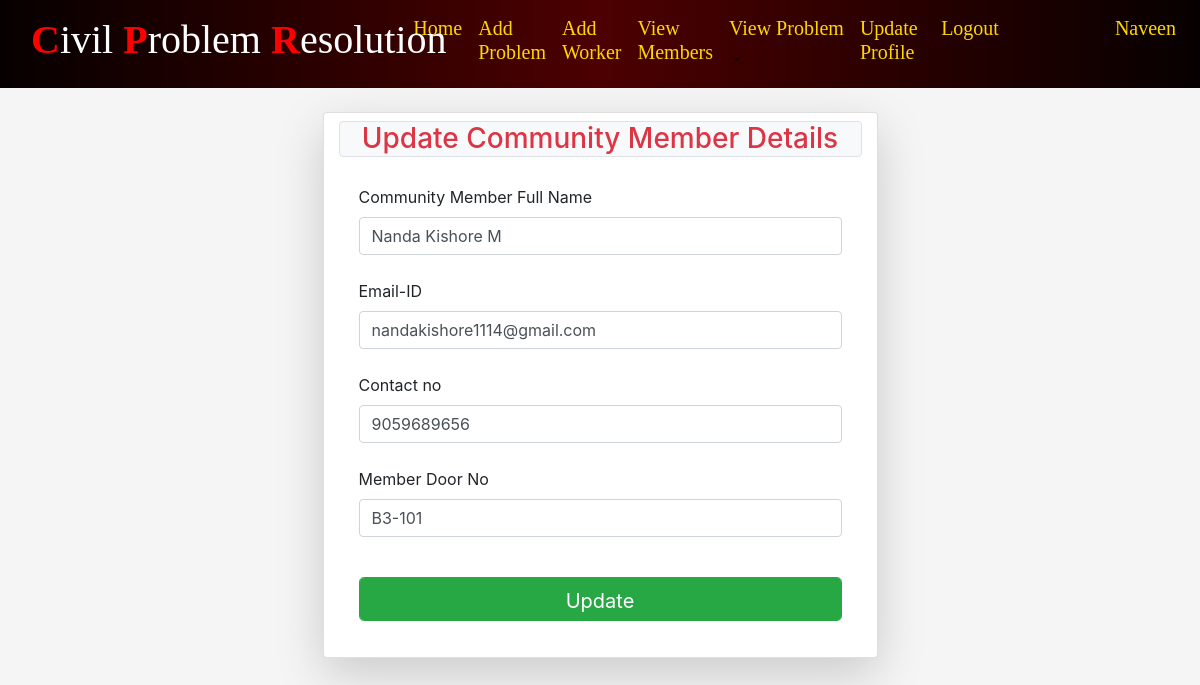
Page /cmupdate/16/ (signed in) on the committed database.
### CPRapp/models.py (models this page shows, shortened)
class Member(models.Model):
	mname=models.CharField(max_length=200)
	memail=models.EmailField(max_length=200)
	mcno=models.CharField(max_length=10,default='')
	mdoorno=models.CharField(max_length=200)
	mimage=models.ImageField(null=True,blank=True)

### CPRapp/views.py (the view, shortened to what this page needs)
# urls.py: path('cmupdate/<int:id>/',views.cmupdate,name="cmupdate"),
@login_required
def cmupdate(rq,id):
	data=Member.objects.get(id=id)
	return render(rq,'html/UpdateCm.html',{'info':data})

### CPRapp/templates/html/UpdateCm.html (shortened to what this page needs)
{% extends 'html/base.html' %}
{% block content %}
<div class="container">
  <div class="card col-md-6 mt-4 shadow-lg mx-auto">
    <h3 class="bg-light text-danger text-center mt-2 border rounded">Update Community Member Details</h3>
    <div class="card-body">
      <form method="post" enctype="multipart/form-data">
        <div class="form-group">
            <label for="mname">Community Member Full Name</label><br>
            <input  name="mname" id="mname" class="form-control" value="{{info.mname}}" required><br>
            <label for="memail">Email-ID</label><br>
            <input  name="memail" id="memail" class="form-control" value="{{info.memail}}" required><br>
            <label for="mcno"> Contact no</label><br>
            <input class="form-control" id="mcno" name="mcno"  value="{{info.mcno}}" required></input><br>
            <label for="mdoorno">Member Door No</label><br>
            <input  name="mdoorno" id="mdoorno" class="form-control" value="{{info.mdoorno}}" required><br>
            <input type="submit" class="btn btn-success btn-lg mt-3 mx-auto form-control" value="Update" >
        </div>
      </form>
    </div>
  </div>
</div>
{% endblock %}

### CPRapp/templates/html/navbar.html (shortened to what this page needs)
{% load static %}
<nav class="navbar navbar-expand-lg navbar-light nav-bk4">
  <div class="col-md-4"><a class="navbar-brand" href="{% url 'hm' %}">
    <h1 style="font-family:Verdana Bold; color:white;"><strong style="color:Red">C</strong>ivil <strong style="color:Red">P</strong>roblem <strong style="color:Red">R</strong>esolution</h1>
  </a></div>
 <div class="collapse navbar-collapse" id="collapsibleNavbar">
    <ul class="navbar-nav ">
    {% if not user.is_authenticated %}
    <li class="nav-item">
      <a class="nav-link" href="{% url 'hm' %}"><h3 style="color:Gold; font-family:Verdana Bold;">Home</h3></a>
    </li>
    <li class="nav-item">
      <a class="nav-link" href="{% url 'about' %}"><h3 style="color:Gold; font-family:Verdana Bold;">About</h3></a>
    </li>
    <li class="nav-item">
      <a class="nav-link" href="{% url 'contact' %}"><h3 style="color:Gold; font-family:Verdana Bold;">Contact Us</h3></a>
    </li>
    <li class="nav-item">
      <a class="nav-link" href="{% url 'achievements' %}"><h3 style="color:Gold; font-family:Verdana Bold;">Achievements</h3></a>
    </li>
    <li></li>
    <li class="nav-item">
      <a class="nav-link" href="{% url 'ulog' %}"><h3 style="color:Gold; font-family:Verdana Bold;">Login Here</h3></a>
    </li>
    <li></li>
    <li class="nav-item">
      <a class="nav-link" href="{% url 'reg' %}"><h3 style="color:Gold; font-family:Verdana Bold;">New User</h3></a>
    </li>
    <!-- <li class="nav-item">
      <a class="nav-link" href="{% url 'alog' %}"><h3 style="color:Gold; font-family:Verdana Bold;">Admin Login</h3></a>
    </li> -->
    <div class="col-sm-2 mx-auto"><img src="{% static 'images/lion.png' %}" alt="lion" style="margin-left :100px;width:50px;height:50px;border-radius:50%;background-color:transparent;">
  <Strong style="font-family:Brush Script MT;color:aqua;font-size:25px;margin-left:100px">Orion</Strong>
  </div>
    {% else %}
      {% if user.is_superuser %}
          <li class="nav-item">
          <a class="nav-link" href="{% url 'dash' %}"><h6 style="color:Gold; font-family:Verdana Bold;">Home</h6></a>
          </li>
          <li class="nav-item">
          <a class="nav-link" href="{% url 'newmem' %}"><h6 style="color:Gold; font-family:Verdana Bold;">Add New Member</h6></a>
          </li>
          <li class="dropdown">
                <a type="button" class="nav-link dropdown-toggle" data-toggle="dropdown">
                <h6 style="color:Gold; font-family:Verdana Bold;">Workers</h6>
              </a>
              <div class="dropdown-menu">
                <a class="nav-link" href="{% url 'addwork' %}"><h5 style="color:black; font-family:Verdana Bold;">Add Worker</h5></a>
                <a class="nav-link" href="{% url 'workview' %}"><h5 style="color:black; font-family:Verdana Bold;">View Worker</h5></a>
              </div>
        </li>
        <li class="dropdown">
                <a type="button" class="nav-link dropdown-toggle" data-toggle="dropdown">
                <h6 style="color:Gold; font-family:Verdana Bold;">BlockManagers</h6>
              </a>
              <div class="dropdown-menu">
                <a class="nav-link" href="{% url 'addfm' %}"><h6 style="color:black; font-family:Verdana Bold;">Add BlockManagers</h5></a>
                <a class="nav-link" href="{% url 'fmview' %}"><h6 style="color:black; font-family:Verdana Bold;">View BlockManagers</h5></a>
              </div>
        </li>
          <li class="nav-item">
          <a class="nav-link" href="{% url 'userview' %}"><h6 style="color:Gold; font-family:Verdana Bold;">View Users</h6></a>
          </li>
          <li class="nav-item">
          <a class="nav-link" href="{% url 'memview' %}"><h6 style="color:Gold; font-family:Verdana Bold;">View Members</h6></a>
          </li>
          <li class="dropdown">
                <a type="button" class="nav-link dropdown-toggle" data-toggle="dropdown">
                <h6 style="color:Gold; font-family:Verdana Bold;">Problems</h6>
              </a>
              <div class="dropdown-menu">
                <a class="dropdown-item" href="{% url 'pns' %}"><h5 style="color:black; font-family:Verdana Bold;">Problems Not Solved</h5></a>
                <a class="dropdown-item" href="{% url 'pis' %}"><h5 style="color:black; font-family:Verdana Bold;">Problems in Progress</h5></a>
                <a class="dropdown-item" href="{% url 'ps' %}"><h5 style="color:black; font-family:Verdana Bold;">Problems Resolved</h5></a>
                <a class="dropdown-item" href="{% url 'allpro' %}"><h5 style="color:black; font-family:Verdana Bold;">View All Problems</h5></a>
              </div>
        </li>
        <li class="nav-item">
          <a class="nav-link" href="{% url 'contview' %}"><h6 style="color:Gold; font-family:Verdana Bold;">View Contact</h6></a>
        </li>
        <li class="nav-item">
            <a class="nav-link" href="{% url 'logo' %}"><h6 style="color:Gold; font-family:Verdana Bold;">Logout</h6></a>
        </li>
        <li class="nav-item" style="margin-left:70px">
            <a class="nav-link" href="#"><h4 style="color:Gold; font-family:Verdana Bold;">{{request.user.username}}</h4></a>
        </li>
      {% else %}
          <li class="nav-item">
            <a class="nav-link" href="{% url 'dash' %}"><h5 style="color:Gold; font-family:Verdana Bold;">Home</h5></a>
          </li>
          <li class="nav-item">
            <a class="nav-link" href="{% url 'addpro' %}"><h5 style="color:Gold; font-family:Verdana Bold;">Add Problem</h5></a>
          </li>
          <li class="nav-item">
            <a class="nav-link" href="{% url 'addwork' %}"><h5 style="color:Gold; font-family:Verdana Bold;">Add Worker</h5></a>
          </li>
          <li class="nav-item">
            <a class="nav-link" href="{% url 'memview' %}"><h5 style="color:Gold; font-family:Verdana Bold;">View Members</h5></a>
          </li>
          <li class="dropdown">
                <a type="button" class="nav-link dropdown-toggle" data-toggle="dropdown">
                <h5 style="color:Gold; font-family:Verdana Bold;">View Problem</h5>
              </a>
        </li>
        <li class="nav-item">
            <a class="nav-link" href="{% url 'upf' %}"><h5 style="color:Gold; font-family:Verdana Bold;">Update Profile</h5></a>
        </li>
        <li class="nav-item">
            <a class="nav-link" href="{% url 'logo' %}"><h5 style="color:Gold; font-family:Verdana Bold;">Logout</h5></a>
        </li>
        <li class="nav-item" style="margin-left:100px">
            <a class="nav-link" href="#"><h5 style="color:Gold; font-family:Verdana Bold;">{{request.user.username}}</h5></a>
        </li>
      {% endif %}
{% endif %}
</ul>
</div>
</nav>

### CPRapp/templates/html/navbar.html (style rules this page uses)
.nav-bk4 { background: #070000; background: -webkit-linear-gradient(to right, #070000, #4C0001, #070000); background: linear-gradient(to right, #070000, #4C0001, #070000); }

### rows in the picture
Member: mname "Nanda Kishore M", memail "nandakishore1114@gmail.com", mcno "9059689656", mdoorno "B3-101"

### other values in the picture
{{ request.user.username }} "Naveen"
